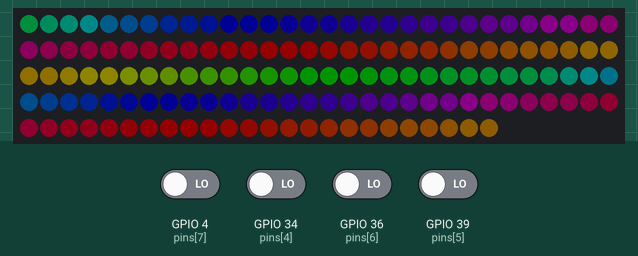
Recording of a sketch running on a simulated ESP32. Shown: 144 RGB LEDs in strip order, left to right, continuing on the next row. The inputs (shaded band) are chosen by the test bench; at power-on: GPIO 4 (pins[7]), GPIO 34 (pins[4]), GPIO 36 (pins[6]), GPIO 39 (pins[5]) LOW. Dim RGB values are drawn brighter than linear.

Above: at 0.15 s.
At 1.2 s:
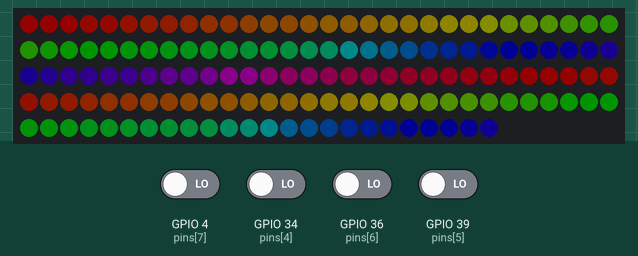
1.3 s: GPIO 4 (pins[7]) driven HIGH
At 2.2 s:
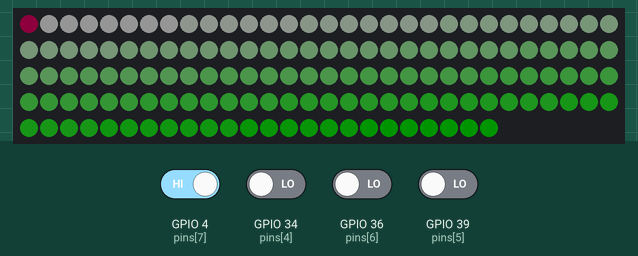
Timing chart, 0 to 2.4 s (numbered marks = the images above; inputs shaded):
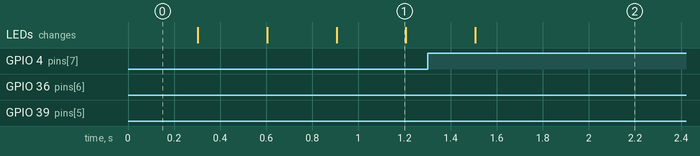

Measured:
- after the input at 1.3 s, the LEDs: change after 0.21 s (image 2)

The sketch:

ESP32_ledstrip.ino
```cpp
//copy pasta from multiple sources

#include <FastLED.h>
#define NUM_LEDS 144
#define DATA_PIN 12
#define CLOCK_PIN 13
#define BRIGHTNESS  20

CRGB leds[NUM_LEDS];


void setup() {
  Serial.begin(9600);
  keytar_setup();
  xTaskCreate(keytar_scan, "keytarscan", 20000, NULL, 5, NULL);
  FastLED.addLeds<DOTSTAR, DATA_PIN, CLOCK_PIN>(leds, NUM_LEDS);
  FastLED.setBrightness(BRIGHTNESS );
}
uint8_t gHue = 0; // rotating "base color" used by many of the patterns

void rainbow_beat(int a,int b, int len, int pat) {

  uint8_t beatA = beatsin8(a, 0, 255);                        // Starting hue
  uint8_t beatB = beatsin8(b, 0, 255);
  //            // Use FastLED's fill_rainbow routine.
  switch(pat){
    case 1:
      fill_rainbow(leds, NUM_LEDS, (beatA+beatB)/2, len);
      break;
    case 2:
      fill_gradient_RGB(leds, 1, CRGB(255,0,0), NUM_LEDS, CRGB::White);
      break;
    case 3:
      fill_gradient_RGB(leds, 1, CRGB(255, 0, 238), NUM_LEDS, CRGB::White);
      break;
    case 4:
      fill_gradient_RGB(leds, 1, CRGB::White, NUM_LEDS, CRGB(0,255,0));
      break;
    default:
      break;

  }

} // rainbow_beat()

int pins[] = {27, 33, 15, 32, 34, 39, 36, 4};
#define nrows 4
#define ncols 4
#define debounce_cycles 10
#define npins (nrows+ncols)
#define nkeys (ncols*nrows)
uint16_t keys;
uint16_t keyc; // 0-5, 4 times?
char keybounce[nkeys];

void keytar_setup() {
  for (int i = 0; i < npins; i++) {
    if (i < nrows) {
      pinMode(pins[i], OUTPUT);
    } else {
      pinMode(pins[i], INPUT_PULLDOWN);
    }
  }
}

void keytar_scan(void*) {
  while (true) {
    for (int i = 0; i < nrows; i++) {
      pinMode(pins[i], OUTPUT);
      digitalWrite(pins[i], HIGH);
      for (int j = 0; j < ncols; j++) {
        int k = (i * ncols) + j;
        if (digitalRead(pins[nrows + j])) {
          if (keybounce[k] > debounce_cycles) {
            keys |= 1 << k;
          } else {
            keybounce[k]++;
          }
        } else {
          if (keybounce[k] > 0) {
            keybounce[k]--;
          } else {

            keys &= ~(1 << k);
          }
        }
      }
      digitalWrite(pins[i], LOW);
      pinMode(pins[i], INPUT);

      //vTaskDelay(1);
    }
    vTaskDelay(1);
  }
}

int pressedKey()
{
  if (keys == 0)
    return 0;
  else
    return (int) (log(keys)/log(2)) + 1;

}

uint8_t pK =  0;
int freqA = 16;
int freqB = 16;
int len = 3;
int pattern = 1;
void loop() {

    rainbow_beat(freqA,freqB, len, pattern);

    FastLED.show();
    pK = pressedKey();
    if (pK >= 1 && pK <= 4){
      FastLED.setBrightness((pK ) * (16*4 - 50));
    }
    if (pK >= 5 && pK <= 8){
      freqB =  sq(pK -5 + 3);
    }

    if (pK >= 9 && pK <= 12){
      freqA =   sq((pK - 9 + 3));
    }
    if (pK >= 13 && pK <= 16){
      //len = (pK - 13 + 1) * 3;
      pattern = (pK - 13 + 1);
    }
//    Serial.println(pK);
//    Serial.println(freqA);
//    Serial.println(freqB);
//    Serial.println(len);
    delay(5);
}
```
